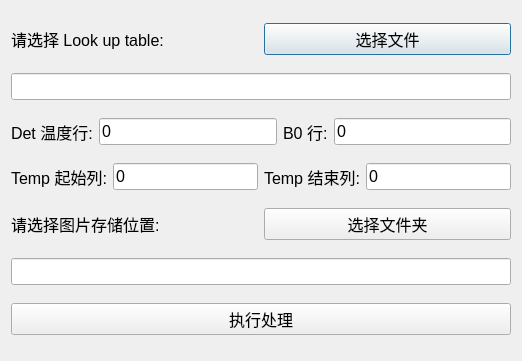
<?xml version="1.0" encoding="UTF-8"?>
<ui version="4.0">
 <class>ComputeB0</class>
 <widget class="QDialog" name="ComputeB0">
  <property name="geometry">
   <rect>
    <x>0</x>
    <y>0</y>
    <width>522</width>
    <height>361</height>
   </rect>
  </property>
  <property name="windowTitle">
   <string>B0_vs_Temp_fitting</string>
  </property>
  <property name="styleSheet">
   <string notr="true">* {
	font-size: 16px;
}</string>
  </property>
  <layout class="QVBoxLayout" name="verticalLayout">
   <item>
    <layout class="QHBoxLayout" name="horizontalLayout">
     <item>
      <widget class="QLabel" name="label">
       <property name="text">
        <string>请选择 Look up table:</string>
       </property>
      </widget>
     </item>
     <item>
      <widget class="QPushButton" name="pushButton_choose_bin">
       <property name="text">
        <string>选择文件</string>
       </property>
      </widget>
     </item>
    </layout>
   </item>
   <item>
    <widget class="QLineEdit" name="lineEdit_bin_path"/>
   </item>
   <item>
    <layout class="QHBoxLayout" name="horizontalLayout_2">
     <item>
      <widget class="QLabel" name="label_3">
       <property name="text">
        <string>Det 温度行:</string>
       </property>
      </widget>
     </item>
     <item>
      <widget class="QLineEdit" name="lineEdit_det">
       <property name="text">
        <string>0</string>
       </property>
      </widget>
     </item>
     <item>
      <widget class="QLabel" name="label_4">
       <property name="text">
        <string>B0 行:</string>
       </property>
      </widget>
     </item>
     <item>
      <widget class="QLineEdit" name="lineEdit_b0">
       <property name="text">
        <string>0</string>
       </property>
      </widget>
     </item>
    </layout>
   </item>
   <item>
    <layout class="QHBoxLayout" name="horizontalLayout_3">
     <item>
      <widget class="QLabel" name="label_5">
       <property name="text">
        <string>Temp 起始列:</string>
       </property>
      </widget>
     </item>
     <item>
      <widget class="QLineEdit" name="lineEdit_temp_start">
       <property name="text">
        <string>0</string>
       </property>
      </widget>
     </item>
     <item>
      <widget class="QLabel" name="label_6">
       <property name="text">
        <string>Temp 结束列:</string>
       </property>
      </widget>
     </item>
     <item>
      <widget class="QLineEdit" name="lineEdit_temp_end">
       <property name="text">
        <string>0</string>
       </property>
      </widget>
     </item>
    </layout>
   </item>
   <item>
    <layout class="QHBoxLayout" name="horizontalLayout_4">
     <item>
      <widget class="QLabel" name="label_2">
       <property name="text">
        <string>请选择图片存储位置:</string>
       </property>
      </widget>
     </item>
     <item>
      <widget class="QPushButton" name="pushButton_choose_output_dir">
       <property name="text">
        <string>选择文件夹</string>
       </property>
      </widget>
     </item>
    </layout>
   </item>
   <item>
    <widget class="QLineEdit" name="lineEdit_output_dir"/>
   </item>
   <item>
    <widget class="QPushButton" name="pushButton_do_deal">
     <property name="text">
      <string>执行处理</string>
     </property>
    </widget>
   </item>
  </layout>
 </widget>
 <resources/>
 <connections/>
</ui>
